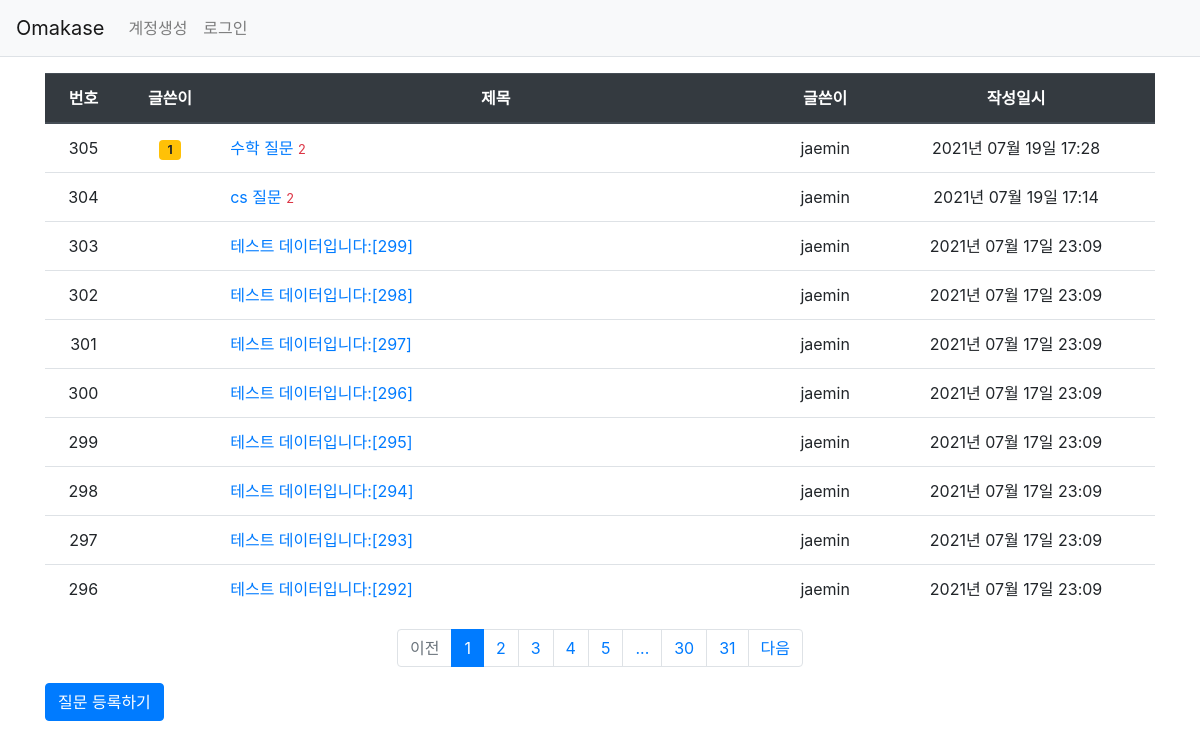
Page /question/list/ on the committed database.
### pybo/models.py (models this page shows)
class Question(db.Model):
    id = db.Column(db.Integer, primary_key=True)
    subject = db.Column(db.String(200), nullable=False)
    content = db.Column(db.Text(), nullable=False)
    create_date = db.Column(db.DateTime(), nullable=False)
    user_id = db.Column(db.Integer, db.ForeignKey('user.id', ondelete='CASCADE'), nullable=False)
    user = db.relationship('User', backref=db.backref('question_set'))
    modify_date = db.Column(db.DateTime(), nullable=True)
    voter = db.relationship('User', secondary=question_voter, backref=db.backref('question_voter_set'))

class User(db.Model):
    id = db.Column(db.Integer, primary_key=True)
    username = db.Column(db.String(150), unique=True, nullable=False)
    password = db.Column(db.String(200), nullable=False)
    email = db.Column(db.String(120), unique=True, nullable=False)

### pybo/views/question_views.py (the view)
@bp.route('/list/')
def _list():
    page = request.args.get('page', type=int, default=1)
    question_list = Question.query.order_by(Question.create_date.desc())
    question_list = question_list.paginate(page, per_page=10)
    return render_template('question/question_list.html', question_list=question_list)

### pybo/filter.py (called while the page is built)
def format_datetime(value, fmt='%Y년 %m월 %d일 %H:%M'):
    return value.strftime(fmt)

### pybo/views/auth_views.py (called while the page is built)
@bp.before_app_request
def load_logged_in_user():
    user_id = session.get('user_id')
    if user_id is None:
        g.user = None
    else:
        g.user = User.query.get(user_id)

### pybo/templates/question/question_list.html
{% extends 'base.html' %}
{% block content %}
<div class="container my-3">
    <table class="table">
        <thead>
        <tr class="text-center thead-dark">
            <th>번호</th>
            <th>글쓴이</th>
            <th style="width:50%">제목</th>
            <th>글쓴이</th>
            <th>작성일시</th>
        </tr>
        </thead>
        <tbody>
        {% if question_list %}
        {% for question in question_list.items %}
        <tr class="text-center">
            <td>{{ question_list.total - ((question_list.page-1) * question_list.per_page) - loop.index0 }}</td>
            <td>
                {% if question.voter|length > 0 %}
                <span class="badge badge-warning px-2 py-1">{{ question.voter|length }}</span>
                {% endif %}
            </td>
            <td class="text-left">
                <a href="{{ url_for('question.detail', question_id=question.id) }}">{{ question.subject }}</a>
                {% if question.answer_set|length > 0 %}
                <span class="text-danger small m1-2">{{ question.answer_set|length }}</span>
                {% endif %}
            </td>
            <td>{{ question.user.username }}</td>
            <td>{{ question.create_date|datetime }}</td>
        </tr>
        {% endfor %}
        {% else %}
        <tr>
            <td colspan="3">질문이 없습니다.</td>
        </tr>
        {% endif %}
        </tbody>
    </table>
    <ul class="pagination justify-content-center">
        {% if question_list.has_prev %}
        <li class="page-item">
            <a class="page-link" href="?page={{ question_list.prev_num }}">이전</a>
        </li>
        {% else %}
        <li class="page-item disabled">
            <a class="page-link" tabindex="-1" aria-disabled="true" href="#">이전</a>
        </li>
        {% endif %}
        {% for page_num in question_list.iter_pages() %}
            {% if page_num %}
                {% if page_num != question_list.page %}
                <li class="page-item">
                    <a class="page-link" href="?page={{ page_num }}">{{ page_num }}</a>
                </li>
                {% else %}
                <li class="page-item active" aria-current="page">
                    <a class="page-link" href="#">{{ page_num }}</a>
                </li>
                {% endif %}
           {% else %}
                <li class="disabled">
                    <a class="page-link" href="#">...</a>
                </li>
           {% endif %}
        {% endfor %}
        {% if question_list.has_next %}
        <li class="page-item">
            <a class="page-link" href="?page={{ question_list.next_num }}">다음</a>
        </li>
        {% else %}
        <li class="page-item disabled">
            <a class="page-link" tabindex="-1" aria-disabled="true" href="#">다음</a>
        </li>
        {% endif %}
    </ul>
    <a href="{{ url_for('question.create') }}" class="btn btn-primary">질문 등록하기</a>
</div>
{% endblock %}

### rows in the picture
Question: total "305", voter|length "1", subject "수학 질문", answer_set|length "2", user.username "jaemin", create_date "2021년 07월 19일 17:28"
Question: total "304", subject "cs 질문", answer_set|length "2", user.username "jaemin", create_date "2021년 07월 19일 17:14"
Question: total "303", subject "테스트 데이터입니다:[299]", user.username "jaemin", create_date "2021년 07월 17일 23:09"
Question: total "302", subject "테스트 데이터입니다:[298]", user.username "jaemin", create_date "2021년 07월 17일 23:09"
Question: total "301", subject "테스트 데이터입니다:[297]", user.username "jaemin", create_date "2021년 07월 17일 23:09"
Question: total "300", subject "테스트 데이터입니다:[296]", user.username "jaemin", create_date "2021년 07월 17일 23:09"
Question: total "299", subject "테스트 데이터입니다:[295]", user.username "jaemin", create_date "2021년 07월 17일 23:09"
Question: total "298", subject "테스트 데이터입니다:[294]", user.username "jaemin", create_date "2021년 07월 17일 23:09"
Question: total "297", subject "테스트 데이터입니다:[293]", user.username "jaemin", create_date "2021년 07월 17일 23:09"
Question: total "296", subject "테스트 데이터입니다:[292]", user.username "jaemin", create_date "2021년 07월 17일 23:09"

### other values in the picture
{{ page_num }} "1"
{{ page_num }} "2" "3" "4" "5" "30" "31"
